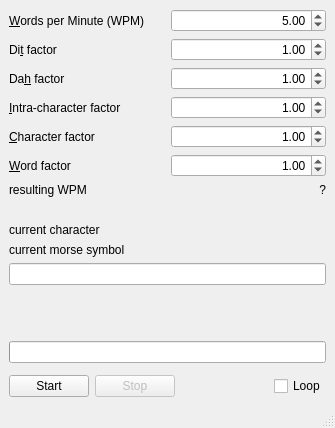
<?xml version="1.0" encoding="UTF-8"?>
<ui version="4.0">
 <class>MainWindow</class>
 <widget class="QMainWindow" name="MainWindow">
  <property name="geometry">
   <rect>
    <x>0</x>
    <y>0</y>
    <width>335</width>
    <height>428</height>
   </rect>
  </property>
  <property name="windowTitle">
   <string>Test for MorseGenerator</string>
  </property>
  <widget class="QWidget" name="centralwidget">
   <layout class="QVBoxLayout" name="verticalLayout">
    <item>
     <layout class="QGridLayout" name="gridLayout">
      <item row="0" column="0">
       <widget class="QLabel" name="label">
        <property name="text">
         <string>&amp;Words per Minute (WPM)</string>
        </property>
        <property name="buddy">
         <cstring>wpmSpinBox</cstring>
        </property>
       </widget>
      </item>
      <item row="0" column="1">
       <widget class="QDoubleSpinBox" name="wpmSpinBox">
        <property name="alignment">
         <set>Qt::AlignRight|Qt::AlignTrailing|Qt::AlignVCenter</set>
        </property>
        <property name="decimals">
         <number>2</number>
        </property>
        <property name="minimum">
         <double>0.010000000000000</double>
        </property>
        <property name="maximum">
         <double>300.000000000000000</double>
        </property>
        <property name="value">
         <double>5.000000000000000</double>
        </property>
       </widget>
      </item>
      <item row="1" column="0">
       <widget class="QLabel" name="label_2">
        <property name="text">
         <string>Di&amp;t factor</string>
        </property>
        <property name="buddy">
         <cstring>ditFactorSpinBox</cstring>
        </property>
       </widget>
      </item>
      <item row="1" column="1">
       <widget class="QDoubleSpinBox" name="ditFactorSpinBox">
        <property name="toolTip">
         <string>Enlarge/reduce length of dots (dits) by this factor.</string>
        </property>
        <property name="alignment">
         <set>Qt::AlignRight|Qt::AlignTrailing|Qt::AlignVCenter</set>
        </property>
        <property name="decimals">
         <number>2</number>
        </property>
        <property name="minimum">
         <double>0.010000000000000</double>
        </property>
        <property name="maximum">
         <double>10000.000000000000000</double>
        </property>
        <property name="singleStep">
         <double>0.100000000000000</double>
        </property>
        <property name="value">
         <double>1.000000000000000</double>
        </property>
       </widget>
      </item>
      <item row="2" column="0">
       <widget class="QLabel" name="label_3">
        <property name="text">
         <string>Da&amp;h factor</string>
        </property>
        <property name="buddy">
         <cstring>dahFactorSpinBox</cstring>
        </property>
       </widget>
      </item>
      <item row="2" column="1">
       <widget class="QDoubleSpinBox" name="dahFactorSpinBox">
        <property name="toolTip">
         <string>Enlarge/reduce length of dahs by this factor.</string>
        </property>
        <property name="alignment">
         <set>Qt::AlignRight|Qt::AlignTrailing|Qt::AlignVCenter</set>
        </property>
        <property name="decimals">
         <number>2</number>
        </property>
        <property name="minimum">
         <double>0.010000000000000</double>
        </property>
        <property name="maximum">
         <double>10000.000000000000000</double>
        </property>
        <property name="singleStep">
         <double>0.100000000000000</double>
        </property>
        <property name="value">
         <double>1.000000000000000</double>
        </property>
       </widget>
      </item>
      <item row="3" column="0">
       <widget class="QLabel" name="label_4">
        <property name="text">
         <string>&amp;Intra-character factor</string>
        </property>
        <property name="buddy">
         <cstring>intraFactorSpinBox</cstring>
        </property>
       </widget>
      </item>
      <item row="3" column="1">
       <widget class="QDoubleSpinBox" name="intraFactorSpinBox">
        <property name="toolTip">
         <string>Enlarge/reduce silence between dits/dahs inside a character by this factor.</string>
        </property>
        <property name="alignment">
         <set>Qt::AlignRight|Qt::AlignTrailing|Qt::AlignVCenter</set>
        </property>
        <property name="decimals">
         <number>2</number>
        </property>
        <property name="minimum">
         <double>0.010000000000000</double>
        </property>
        <property name="maximum">
         <double>10000.000000000000000</double>
        </property>
        <property name="singleStep">
         <double>0.100000000000000</double>
        </property>
        <property name="value">
         <double>1.000000000000000</double>
        </property>
       </widget>
      </item>
      <item row="4" column="0">
       <widget class="QLabel" name="label_5">
        <property name="text">
         <string>&amp;Character factor</string>
        </property>
        <property name="buddy">
         <cstring>charFactorSpinBox</cstring>
        </property>
       </widget>
      </item>
      <item row="4" column="1">
       <widget class="QDoubleSpinBox" name="charFactorSpinBox">
        <property name="toolTip">
         <string>Enlarge/reduce silence between characters by this factor.</string>
        </property>
        <property name="alignment">
         <set>Qt::AlignRight|Qt::AlignTrailing|Qt::AlignVCenter</set>
        </property>
        <property name="decimals">
         <number>2</number>
        </property>
        <property name="minimum">
         <double>0.010000000000000</double>
        </property>
        <property name="maximum">
         <double>10000.000000000000000</double>
        </property>
        <property name="singleStep">
         <double>0.010000000000000</double>
        </property>
        <property name="value">
         <double>1.000000000000000</double>
        </property>
       </widget>
      </item>
      <item row="5" column="0">
       <widget class="QLabel" name="label_6">
        <property name="text">
         <string>&amp;Word factor</string>
        </property>
        <property name="buddy">
         <cstring>wordFactorSpinBox</cstring>
        </property>
       </widget>
      </item>
      <item row="5" column="1">
       <widget class="QDoubleSpinBox" name="wordFactorSpinBox">
        <property name="toolTip">
         <string>Enlarge/reduce silence between words by this factor.</string>
        </property>
        <property name="alignment">
         <set>Qt::AlignRight|Qt::AlignTrailing|Qt::AlignVCenter</set>
        </property>
        <property name="decimals">
         <number>2</number>
        </property>
        <property name="minimum">
         <double>0.010000000000000</double>
        </property>
        <property name="maximum">
         <double>10000.000000000000000</double>
        </property>
        <property name="singleStep">
         <double>0.010000000000000</double>
        </property>
        <property name="value">
         <double>1.000000000000000</double>
        </property>
       </widget>
      </item>
      <item row="6" column="0">
       <widget class="QLabel" name="label_7">
        <property name="text">
         <string>resulting WPM</string>
        </property>
       </widget>
      </item>
      <item row="6" column="1">
       <widget class="QLabel" name="wpmLabel">
        <property name="font">
         <font>
          <weight>50</weight>
          <bold>false</bold>
         </font>
        </property>
        <property name="text">
         <string>?</string>
        </property>
        <property name="alignment">
         <set>Qt::AlignRight|Qt::AlignTrailing|Qt::AlignVCenter</set>
        </property>
       </widget>
      </item>
      <item row="8" column="1">
       <widget class="QLabel" name="morseChar">
        <property name="alignment">
         <set>Qt::AlignRight|Qt::AlignTrailing|Qt::AlignVCenter</set>
        </property>
       </widget>
      </item>
      <item row="9" column="1">
       <widget class="QLabel" name="morseSymbol">
        <property name="font">
         <font>
          <weight>75</weight>
          <bold>true</bold>
         </font>
        </property>
        <property name="alignment">
         <set>Qt::AlignRight|Qt::AlignTrailing|Qt::AlignVCenter</set>
        </property>
       </widget>
      </item>
      <item row="8" column="0">
       <widget class="QLabel" name="label_10">
        <property name="text">
         <string>current character</string>
        </property>
       </widget>
      </item>
      <item row="9" column="0">
       <widget class="QLabel" name="label_8">
        <property name="text">
         <string>current morse symbol</string>
        </property>
       </widget>
      </item>
      <item row="7" column="0">
       <spacer name="verticalSpacer_2">
        <property name="orientation">
         <enum>Qt::Vertical</enum>
        </property>
        <property name="sizeHint" stdset="0">
         <size>
          <width>20</width>
          <height>20</height>
         </size>
        </property>
       </spacer>
      </item>
     </layout>
    </item>
    <item>
     <widget class="QLineEdit" name="textEdit"/>
    </item>
    <item>
     <spacer name="verticalSpacer">
      <property name="orientation">
       <enum>Qt::Vertical</enum>
      </property>
      <property name="sizeHint" stdset="0">
       <size>
        <width>20</width>
        <height>20</height>
       </size>
      </property>
     </spacer>
    </item>
    <item>
     <widget class="QProgressBar" name="progressBar">
      <property name="maximum">
       <number>90</number>
      </property>
      <property name="value">
       <number>0</number>
      </property>
      <property name="textVisible">
       <bool>false</bool>
      </property>
      <property name="orientation">
       <enum>Qt::Horizontal</enum>
      </property>
     </widget>
    </item>
    <item>
     <widget class="MorseScroller" name="scrollWidget" native="true">
      <property name="sizePolicy">
       <sizepolicy hsizetype="Preferred" vsizetype="Fixed">
        <horstretch>0</horstretch>
        <verstretch>15</verstretch>
       </sizepolicy>
      </property>
     </widget>
    </item>
    <item>
     <layout class="QHBoxLayout" name="horizontalLayout">
      <item>
       <widget class="QPushButton" name="morseStartButton">
        <property name="text">
         <string>Start</string>
        </property>
       </widget>
      </item>
      <item>
       <widget class="QPushButton" name="morseStopButton">
        <property name="enabled">
         <bool>false</bool>
        </property>
        <property name="text">
         <string>Stop</string>
        </property>
       </widget>
      </item>
      <item>
       <spacer name="horizontalSpacer_2">
        <property name="orientation">
         <enum>Qt::Horizontal</enum>
        </property>
        <property name="sizeHint" stdset="0">
         <size>
          <width>40</width>
          <height>20</height>
         </size>
        </property>
       </spacer>
      </item>
      <item>
       <widget class="QCheckBox" name="loopCheckBox">
        <property name="text">
         <string>Loop</string>
        </property>
       </widget>
      </item>
     </layout>
    </item>
   </layout>
  </widget>
  <widget class="QMenuBar" name="menubar">
   <property name="geometry">
    <rect>
     <x>0</x>
     <y>0</y>
     <width>335</width>
     <height>24</height>
    </rect>
   </property>
  </widget>
  <widget class="QStatusBar" name="statusbar"/>
 </widget>
 <customwidgets>
  <customwidget>
   <class>MorseScroller</class>
   <extends>QWidget</extends>
   <header>scroller.h</header>
   <container>1</container>
  </customwidget>
 </customwidgets>
 <tabstops>
  <tabstop>morseStartButton</tabstop>
  <tabstop>morseStopButton</tabstop>
  <tabstop>loopCheckBox</tabstop>
  <tabstop>wpmSpinBox</tabstop>
  <tabstop>ditFactorSpinBox</tabstop>
  <tabstop>dahFactorSpinBox</tabstop>
  <tabstop>intraFactorSpinBox</tabstop>
  <tabstop>charFactorSpinBox</tabstop>
  <tabstop>wordFactorSpinBox</tabstop>
 </tabstops>
 <resources/>
 <connections>
  <connection>
   <sender>morseStartButton</sender>
   <signal>clicked()</signal>
   <receiver>MainWindow</receiver>
   <slot>morseGeneratorStart()</slot>
   <hints>
    <hint type="sourcelabel">
     <x>49</x>
     <y>344</y>
    </hint>
    <hint type="destinationlabel">
     <x>300</x>
     <y>277</y>
    </hint>
   </hints>
  </connection>
  <connection>
   <sender>morseStopButton</sender>
   <signal>clicked()</signal>
   <receiver>MainWindow</receiver>
   <slot>morseGeneratorStop()</slot>
   <hints>
    <hint type="sourcelabel">
     <x>112</x>
     <y>344</y>
    </hint>
    <hint type="destinationlabel">
     <x>289</x>
     <y>306</y>
    </hint>
   </hints>
  </connection>
  <connection>
   <sender>wpmSpinBox</sender>
   <signal>valueChanged(double)</signal>
   <receiver>MainWindow</receiver>
   <slot>wpmChanged(double)</slot>
   <hints>
    <hint type="sourcelabel">
     <x>251</x>
     <y>42</y>
    </hint>
    <hint type="destinationlabel">
     <x>334</x>
     <y>43</y>
    </hint>
   </hints>
  </connection>
  <connection>
   <sender>ditFactorSpinBox</sender>
   <signal>valueChanged(double)</signal>
   <receiver>MainWindow</receiver>
   <slot>ditFactorChanged(double)</slot>
   <hints>
    <hint type="sourcelabel">
     <x>301</x>
     <y>76</y>
    </hint>
    <hint type="destinationlabel">
     <x>332</x>
     <y>76</y>
    </hint>
   </hints>
  </connection>
  <connection>
   <sender>dahFactorSpinBox</sender>
   <signal>valueChanged(double)</signal>
   <receiver>MainWindow</receiver>
   <slot>dahFactorChanged(double)</slot>
   <hints>
    <hint type="sourcelabel">
     <x>259</x>
     <y>102</y>
    </hint>
    <hint type="destinationlabel">
     <x>334</x>
     <y>106</y>
    </hint>
   </hints>
  </connection>
  <connection>
   <sender>intraFactorSpinBox</sender>
   <signal>valueChanged(double)</signal>
   <receiver>MainWindow</receiver>
   <slot>intraFactorChanged(double)</slot>
   <hints>
    <hint type="sourcelabel">
     <x>271</x>
     <y>136</y>
    </hint>
    <hint type="destinationlabel">
     <x>332</x>
     <y>138</y>
    </hint>
   </hints>
  </connection>
  <connection>
   <sender>charFactorSpinBox</sender>
   <signal>valueChanged(double)</signal>
   <receiver>MainWindow</receiver>
   <slot>charFactorChanged(double)</slot>
   <hints>
    <hint type="sourcelabel">
     <x>257</x>
     <y>171</y>
    </hint>
    <hint type="destinationlabel">
     <x>333</x>
     <y>169</y>
    </hint>
   </hints>
  </connection>
  <connection>
   <sender>wordFactorSpinBox</sender>
   <signal>valueChanged(double)</signal>
   <receiver>MainWindow</receiver>
   <slot>wordFactorChanged(double)</slot>
   <hints>
    <hint type="sourcelabel">
     <x>281</x>
     <y>199</y>
    </hint>
    <hint type="destinationlabel">
     <x>334</x>
     <y>202</y>
    </hint>
   </hints>
  </connection>
 </connections>
 <slots>
  <slot>wpmChanged(double)</slot>
  <slot>ditFactorChanged(double)</slot>
  <slot>dahFactorChanged(double)</slot>
  <slot>intraFactorChanged(double)</slot>
  <slot>charFactorChanged(double)</slot>
  <slot>wordFactorChanged(double)</slot>
  <slot>morseGeneratorFinished()</slot>
  <slot>morseGeneratorStart()</slot>
  <slot>morseGeneratorStop()</slot>
 </slots>
</ui>
